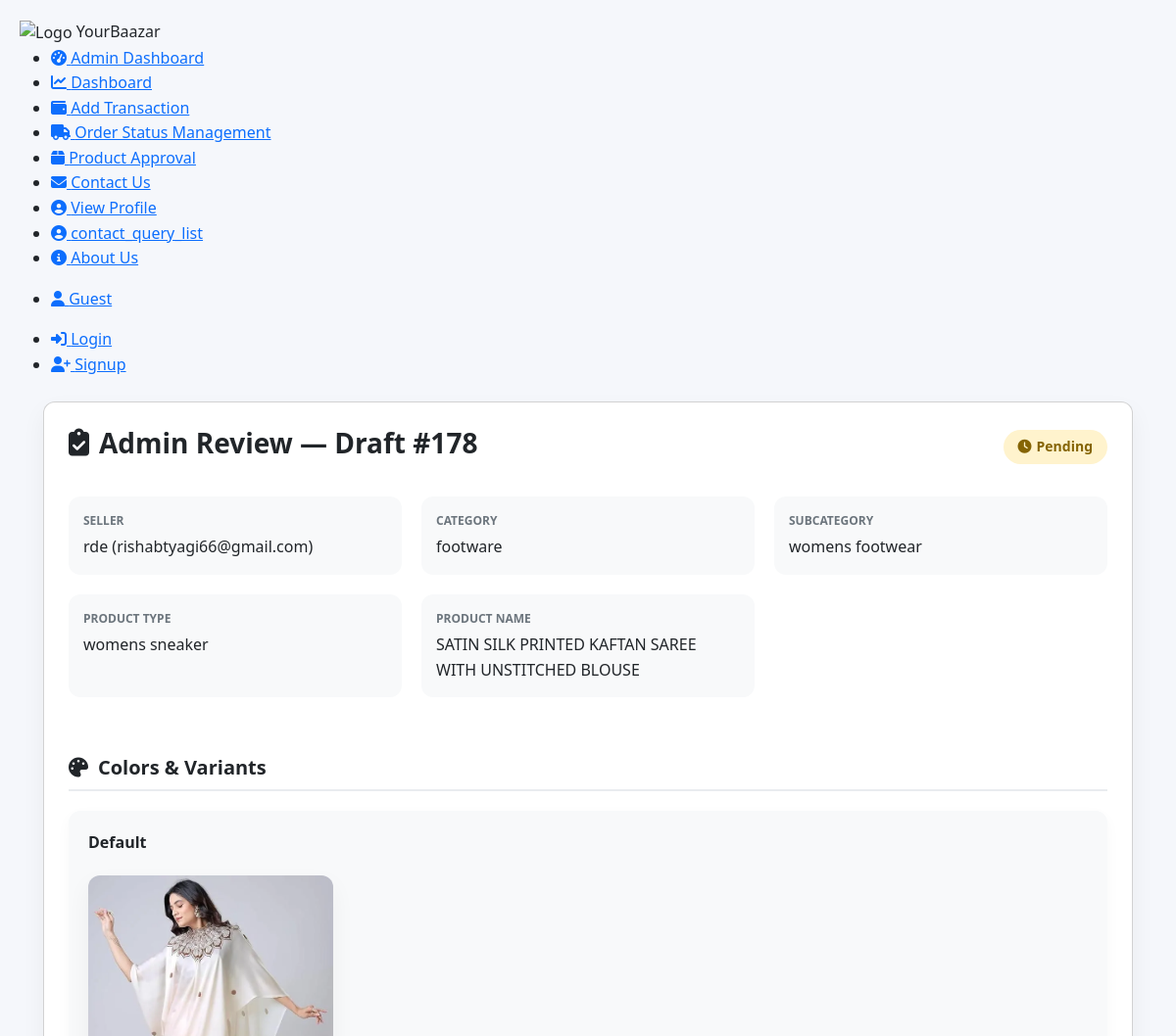
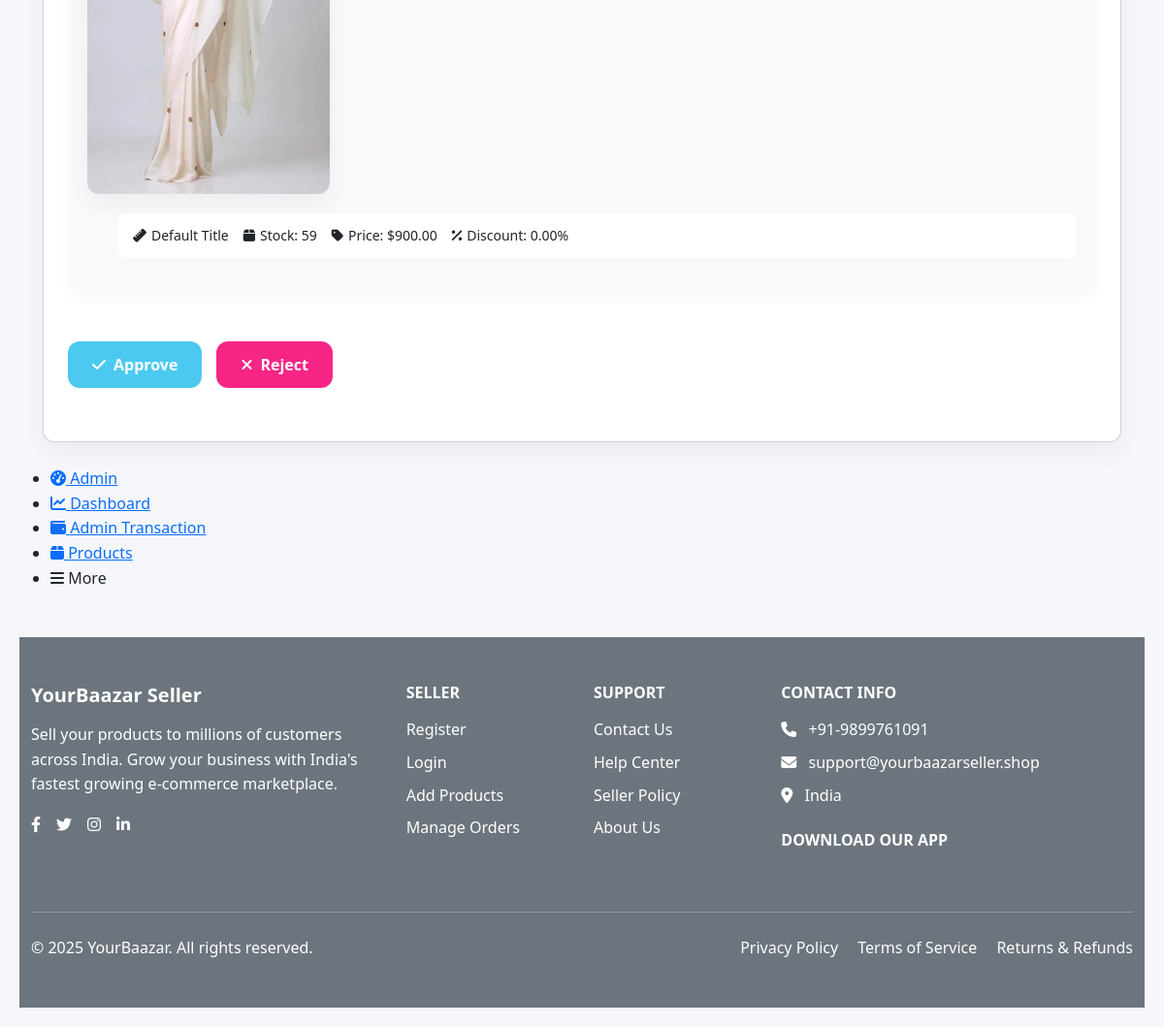
Page /seller_products/admin/drafts/178/ (signed in) on the committed database (2 pictures, top to bottom).
### seller_products/models.py (models this page shows, shortened)
class SellerProductDraft(models.Model):
    class Status(models.TextChoices):
        PENDING = 'pending', 'Pending'
        APPROVED = 'approved', 'Approved'
        REJECTED = 'rejected', 'Rejected'
    seller = models.ForeignKey("seller.Seller", on_delete=models.CASCADE, related_name='product_drafts')
    category = models.ForeignKey(category, on_delete=models.SET_NULL, null=True, blank=True)
    subcategory = models.ForeignKey(subcategory, on_delete=models.SET_NULL, null=True, blank=True)
    product_type = models.ForeignKey(product_type, on_delete=models.SET_NULL, null=True, blank=True)
    category_other = models.CharField(max_length=120, blank=True)
    subcategory_other = models.CharField(max_length=120, blank=True)
    product_type_other = models.CharField(max_length=120, blank=True)
    name = models.CharField(max_length=255)
    sku = models.CharField(max_length=100)
    short_description = models.TextField(max_length=250, blank=True)
    description = models.TextField(blank=True)
    thumbnail = models.ImageField(upload_to='drafts/thumbnails/%Y/%m/', null=True, blank=True)
    brand = models.CharField(max_length=120, blank=True)
    base_price = models.DecimalField(max_digits=10, decimal_places=2, null=True, blank=True)
    minimum_shipping = models.DecimalField(max_digits=10, decimal_places=2, default=0.0)
    PAYMENT_CHOICES = [
        ('cod', 'Cash on Delivery'),
        ('online', 'Online Payment'),
        ('both', 'Both Available'),
    ]
    SHIPPING_CHOICES = [
        ('yourbaazar', 'Shipping by YourBaazar'),
    ]
    payment_mode = models.CharField(max_length=10, choices=PAYMENT_CHOICES, default='both')
    shipping_by = models.CharField(max_length=15, choices=SHIPPING_CHOICES, default='yourbaazar')
    length_cm = models.DecimalField(max_digits=8, decimal_places=2, default=0.0)
    width_cm = models.DecimalField(max_digits=8, decimal_places=2, default=0.0)
    height_cm = models.DecimalField(max_digits=8, decimal_places=2, default=0.0)
    weight_kg = models.DecimalField(max_digits=8, decimal_places=2, default=0.0)
    size_price_explanation = models.TextField(blank=True)
    status = models.CharField(max_length=10, choices=Status.choices, default=Status.PENDING)
    rejection_reason = models.TextField(blank=True)
    created_at = models.DateTimeField(auto_now_add=True)
    approved_product = models.ForeignKey(product, on_delete=models.SET_NULL, null=True, blank=True, related_name='source_drafts')
    class Meta:
        indexes = [
            models.Index(fields=['seller', 'status']),
            models.Index(fields=['sku']),
        ]

class DraftColor(models.Model):
    draft = models.ForeignKey(SellerProductDraft, on_delete=models.CASCADE, related_name='colors')
    color_name = models.CharField(max_length=50)
    color_code = models.CharField(max_length=7, blank=True)
    image_main = models.ImageField(upload_to='drafts/color/%Y/%m/', null=True, blank=True)
    image1 = models.ImageField(upload_to='drafts/color/%Y/%m/', null=True, blank=True)
    image2 = models.ImageField(upload_to='drafts/color/%Y/%m/', null=True, blank=True)
    image3 = models.ImageField(upload_to='drafts/color/%Y/%m/', null=True, blank=True)

class DraftVariant(models.Model):
    color = models.ForeignKey(DraftColor, on_delete=models.CASCADE, related_name='variants')
    size = models.CharField(max_length=50)
    stock = models.PositiveIntegerField(default=0)
    price_before_discount = models.DecimalField(max_digits=10, decimal_places=2, null=True, blank=True)
    discount = models.DecimalField(max_digits=5, decimal_places=2, default=0.00, validators=[MinValueValidator(0), MaxValueValidator(100)])
    price_we_buy = models.DecimalField(max_digits=10, decimal_places=2, null=True, blank=True)

### seller/models.py (models this page shows, shortened)
class Seller(models.Model):
    email = models.EmailField(unique=True)
    phone = models.CharField(max_length=20)
    username = models.CharField(max_length=150, unique=True)
    business_name = models.CharField(max_length=255)
    owner_name = models.CharField(max_length=255)
    address = models.TextField()
    state = models.CharField(max_length=100,blank=True, null=True)
    city = models.CharField(max_length=100,blank=True, null=True)
    pincode = models.CharField(max_length=10,blank=True, null=True)
    bank_account_name = models.CharField(max_length=150, blank=True)
    bank_account_no = models.CharField(max_length=40, blank=True)
    ifsc = models.CharField(max_length=20, blank=True)
    upi_id = models.CharField(max_length=100, blank=True, null=True)
    gst = models.CharField(max_length=20, blank=True, null=True)
    pan = models.CharField(max_length=20, blank=True, null=True)
    pan_photo = models.ImageField(upload_to="seller_docs/pan/%Y/%m/", blank=True, null=True)
    aadhar_number = models.CharField(max_length=16, blank=True, null=True)
    aadhar_photo = models.ImageField(upload_to="seller_docs/aadhar/%Y/%m/", blank=True, null=True)
    password_hash = models.CharField(max_length=255)
    is_email_verified = models.BooleanField(default=False)
    is_approved = models.BooleanField(default=False)
    approved_at = models.DateTimeField(blank=True, null=True)
    created_at = models.DateTimeField(auto_now_add=True)
    reset_otp_code = models.CharField(max_length=6, blank=True, null=True)
    reset_otp_expires_at = models.DateTimeField(blank=True, null=True)
    reset_resend_cooldown_until = models.DateTimeField(blank=True, null=True)

### product/models.py (models this page shows, shortened)
class AutoWebpMixin:
    webp_quality = 80  # Adjustable

class category(AutoWebpMixin, models.Model):
    name = models.CharField(max_length=100)
    image = models.ImageField(upload_to='category_images/')
    slug = models.SlugField(max_length=100, unique=True)
    def __str__(self):
        return self.name

class subcategory(AutoWebpMixin, models.Model):
    name = models.CharField(max_length=100)
    image = models.ImageField(upload_to='subcategory_images/')
    category = models.ForeignKey(category, on_delete=models.CASCADE)
    description = models.TextField()
    slug = models.SlugField(max_length=100, unique=True)
    def __str__(self):
        return self.name

class product_type(AutoWebpMixin, models.Model):
    category = models.ForeignKey(category, on_delete=models.CASCADE)
    subcategory = models.ForeignKey(subcategory, on_delete=models.CASCADE)
    name = models.CharField(max_length=100)
    image = models.ImageField(upload_to='product_type_images/')
    slug = models.SlugField(max_length=100, unique=True)
    description = models.TextField()
    def __str__(self):
        return self.name

### seller_products/views.py (the view)
# urls.py: path('admin/drafts/<int:draft_id>/', views.admin_draft_detail, name='admin_draft_detail'),
@staff_member_required
def admin_draft_detail(request, draft_id):
    draft = get_object_or_404(SellerProductDraft, id=draft_id)
    colors = draft.colors.all().prefetch_related('variants')
    return render(request, "seller_products/admin/draft_detail.html", {"draft": draft, "colors": colors})

### basicinfo/context_processors.py (called while the page is built)
def basicinfo_context(request):
    basicinfo = NavImage.objects.first()
    nav_image_url = basicinfo.logo_image.url if basicinfo and basicinfo.logo_image else ''
    return {
        'nav_image': nav_image_url,
        'basicinfo': basicinfo,  # optional full object for other fields
    }

### wishlist/context_processors.py (called while the page is built)
def wishlist_count(request):
    if request.user.is_authenticated:
        return {'wishlist_count': Wishlist.objects.filter(user=request.user).count()}
    return {'wishlist_count': 0}

### templates/seller_products/admin/draft_detail.html (shortened to what this page needs)
{% extends "seller/sellerbase.html" %}
{% load static %}
{% load webp_filter %}
{% block content %}
</head>
<body>
    <div class="container">
        <div class="card">
            <div class="header">
                <h1 class="page-title">
                    <i class="fas fa-clipboard-check"></i>Admin Review — Draft #{{ draft.id }}
                </h1>
                <div class="status-badge status-{{ draft.status }}">
                    <i class="fas
                        {% if draft.status == 'pending' %}fa-clock
                        {% elif draft.status == 'approved' %}fa-check-circle
                        {% else %}fa-times-circle{% endif %}">
                    </i>
                    {{ draft.get_status_display }}
                </div>
            </div>
            <div class="info-grid">
                <div class="info-item">
                    <div class="info-label">Seller</div>
                    <div class="info-value">{{ draft.seller.username }} ({{ draft.seller.email }})</div>
                </div>
                <div class="info-item">
                    <div class="info-label">Category</div>
                    <div class="info-value">
                        {{ draft.category }}
                    </div>
                </div>
                <div class="info-item">
                    <div class="info-label">Subcategory</div>
                    <div class="info-value">
                        {{ draft.subcategory }}
                    </div>
                </div>
                <div class="info-item">
                    <div class="info-label">Product Type</div>
                    <div class="info-value">
                        {{ draft.product_type }}
                    </div>
                </div>
                                <div class="info-item">
                    <div class="info-label"> Product Name </div>
                    <div class="info-value" style="text-transform: uppercase;">
                        {{ draft.name }}
                    </div>
                </div>
            </div>
            <h3 class="section-title">
                <i class="fas fa-palette"></i>Colors & Variants
            </h3>
            {% if colors %}
                {% for c in colors %}
                <div class="color-card">
                    <div class="color-header">
                        <strong>{{ c.color_name }} {% if c.color_code %}({{ c.color_code }}){% endif %}</strong>
                    </div>
                    {% if c.image_main %}
                    <div class="thumbnail">
                        <img src="{{ c.image_main.url }}" alt="Color Image">
                    </div>
                    {% endif %}
                    <ul class="variant-list">
                        {% for v in c.variants.all %}
                        <li class="variant-item">
                            <div class="variant-details">
                                <span class="variant-detail">
                                    <i class="fas fa-ruler"></i> {{ v.size }}
                                </span>
                                <span class="variant-detail">
                                    <i class="fas fa-box"></i> Stock: {{ v.stock }}
                                </span>
                                <span class="variant-detail">
                                    <i class="fas fa-tag"></i> Price: ${{ v.price_before_discount }}
                                </span>
                                <span class="variant-detail">
                                    <i class="fas fa-percent"></i> Discount: {{ v.discount }}%
                                </span>
                            </div>
                        </li>
                        {% endfor %}
                    </ul>
                </div>
                {% endfor %}
            {% else %}
                <div class="empty-state">
                    <i class="fas fa-palette"></i>
                    <p>No colors/variants added.</p>
                </div>
            {% endif %}
            {% if draft.status == 'pending' %}
            <div class="action-buttons">
                <a class="btn btn-success" href="{% url 'seller_products:admin_draft_approve' draft.id %}">
                    <i class="fas fa-check"></i> Approve
                </a>
                <button type="button" class="btn btn-danger" onclick="document.getElementById('rejection-form').style.display='block'">
                    <i class="fas fa-times"></i> Reject
                </button>
            </div>
            {% endif %}
        </div>
    </div>
{% endblock %}

### static/css/base.css (style rules this page uses)
:root { --primary: #4361ee; --primary-light: #5e72e4; --secondary: #3f37c9; --accent: #f72585; --accent-light: #ff6b9e; --light: #f8f9fa; --dark: #212529; --dark-light: #343a40; --success: #4cc9f0; --warning: #f8961e; --danger: #ef233c; --info: #4895ef; --gray: #6c757d; --light-gray: #e9ecef; --shadow-sm: 0 1px 3px rgba(0,0,0,0.12), 0 1px 2px rgba(0,0,0,0.24); --shadow-md: 0 4px 6px rgba(0,0,0,0.1), 0 1px 3px rgba(0,0,0,0.08); --shadow-lg: 0 10px 25px rgba(0,0,0,0.1), 0 5px 10px rgba(0,0,0,0.05); --shadow-xl: 0 20px 40px rgba(0,0,0,0.15), 0 10px 10px rgba(0,0,0,0.05); --transition: all 0.3s cubic-bezier(0.25, 0.8, 0.25, 1); --transition-fast: all 0.15s ease-in-out; }
a { text-decoration: none; }

### templates/seller_products/admin/draft_detail.html (style rules this page uses)
:root { --primary: #4361ee; --secondary: #3a0ca3; --success: #4cc9f0; --danger: #f72585; --warning: #fca311; --light: #f8f9fa; --dark: #212529; --gray: #6c757d; --light-gray: #e9ecef; --border-radius: 12px; --box-shadow: 0 10px 25px rgba(0, 0, 0, 0.05); --transition: all 0.3s ease; }
* { margin: 0; padding: 0; box-sizing: border-box; font-family: 'Segoe UI', Tahoma, Geneva, Verdana, sans-serif; }
body { background-color: #f5f7fb; color: var(--dark); line-height: 1.6; padding: 20px; }
.container { max-width: 1200px; margin: 0 auto; }
.card { background: white; border-radius: var(--border-radius); box-shadow: var(--box-shadow); padding: 25px; margin-bottom: 25px; transition: var(--transition); }
.header { display: flex; justify-content: space-between; align-items: center; margin-bottom: 30px; flex-wrap: wrap; gap: 15px; }
.page-title { font-size: 28px; font-weight: 700; color: var(--dark); display: flex; align-items: center; gap: 10px; }
.status-badge { padding: 6px 15px; border-radius: 50px; font-size: 14px; font-weight: 600; display: inline-flex; align-items: center; gap: 5px; }
.status-pending { background-color: #fff3cd; color: #856404; }
.info-grid { display: grid; grid-template-columns: repeat(auto-fill, minmax(300px, 1fr)); gap: 20px; margin-bottom: 30px; }
.info-item { background: var(--light); padding: 15px; border-radius: var(--border-radius); }
.info-label { font-size: 12px; text-transform: uppercase; color: var(--gray); margin-bottom: 5px; font-weight: 600; }
.info-value { font-size: 16px; font-weight: 500; }
.thumbnail { width: 100%; max-width: 250px; border-radius: var(--border-radius); overflow: hidden; box-shadow: var(--box-shadow); margin: 20px 0; }
.thumbnail img { width: 100%; height: auto; display: block; }
.section-title { font-size: 20px; font-weight: 600; margin: 30px 0 20px; padding-bottom: 10px; border-bottom: 2px solid var(--light-gray); display: flex; align-items: center; gap: 10px; }
.color-card { background: var(--light); border-radius: var(--border-radius); padding: 20px; margin-bottom: 20px; box-shadow: 0 5px 15px rgba(0, 0, 0, 0.03); }
.color-header { display: flex; align-items: center; gap: 10px; margin-bottom: 15px; }
.variant-list { list-style: none; }
.variant-item { display: flex; justify-content: space-between; padding: 12px 15px; background: white; border-radius: 8px; margin-bottom: 10px; align-items: center; flex-wrap: wrap; gap: 10px; }
.variant-details { display: flex; gap: 15px; flex-wrap: wrap; }
.variant-detail { display: flex; align-items: center; gap: 5px; font-size: 14px; }
.action-buttons { display: flex; gap: 15px; margin: 30px 0; flex-wrap: wrap; }
.btn { padding: 12px 25px; border-radius: var(--border-radius); border: none; font-weight: 600; cursor: pointer; display: inline-flex; align-items: center; gap: 8px; transition: var(--transition); text-decoration: none; font-size: 16px; }
.btn-success { background-color: var(--success); color: white; }
.btn-danger { background-color: var(--danger); color: white; }

### rows in the picture
SellerProductDraft: id "178", status "Pending", seller.username "rde", seller.email "rishabtyagi66@gmail.com", category "footware", subcategory "womens footwear", product_type "womens sneaker", name "SATIN SILK PRINTED KAFTAN SAREE WITH UNSTITCHED BLOUSE"
DraftColor: color_name "Default", image_main (picture)
DraftVariant: size "Default Title", stock "59", price_before_discount "900.00", discount "0.00"
